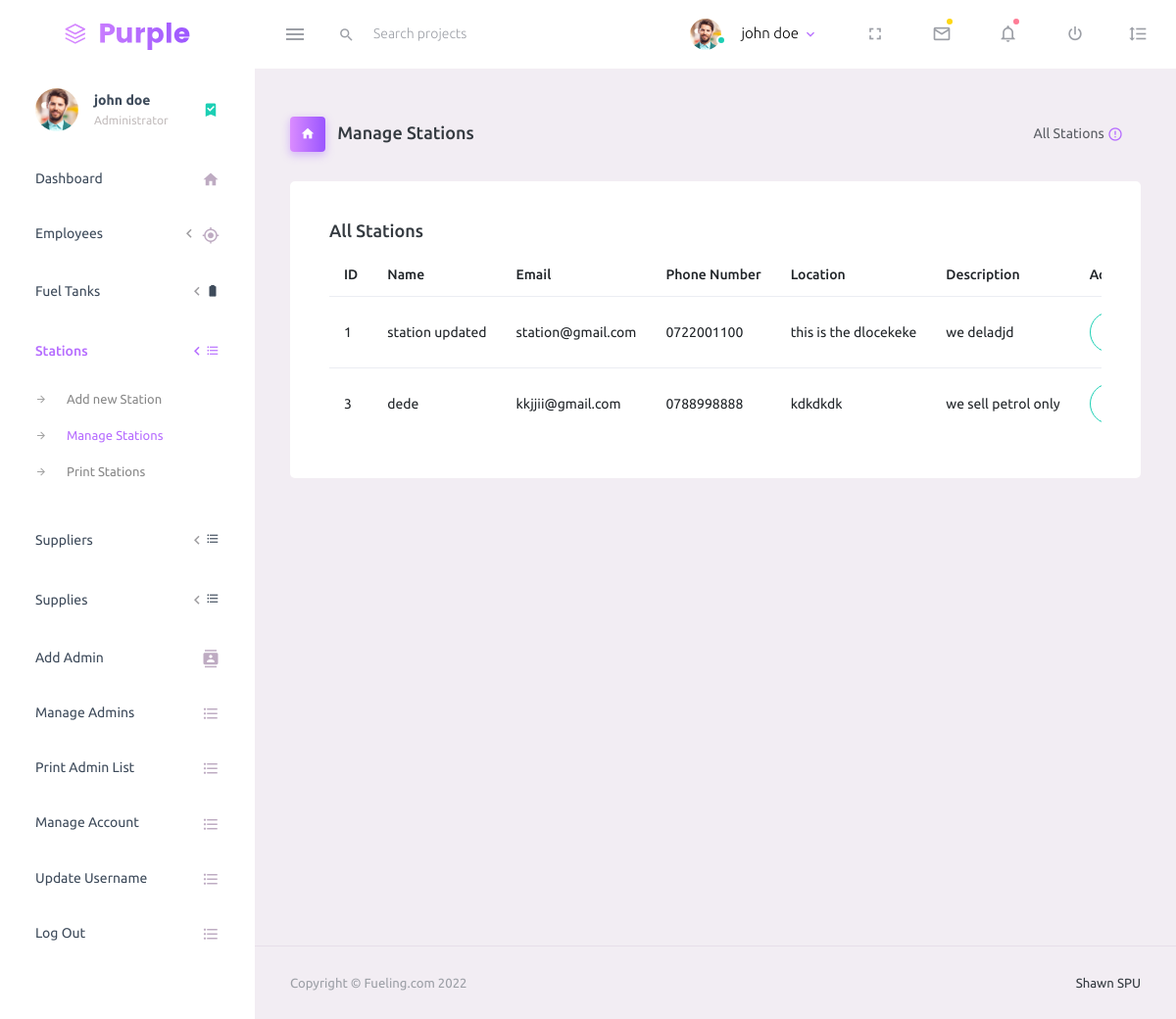
The app's page /admin/manage-stations.php (signed in) with its own data.
### tables this page shows
CREATE TABLE `stations` (
  `station_id` int NOT NULL,
  `station_email` varchar(50) NOT NULL,
  `station_mobile` varchar(50) NOT NULL,
  `station_desc` varchar(50) NOT NULL,
  `station_name` varchar(50) NOT NULL,
  `station_location` varchar(50) NOT NULL
);

### admin/admin-account.php (called while the page is built, shortened)
<?php
if (!isset($_SESSION['admin'])) {
    header('Location: ../login.php');
} else {
    include '../db-conection.php';
    $email = $_SESSION['admin'];
    $checkemail = "SELECT *  FROM `login` WHERE `login_username`= '$email' ";
    $queryemail = mysqli_query($conn, $checkemail);
    $checkemailrows = mysqli_num_rows($queryemail);
    if ($checkemailrows >= 1) {
        while ($fetch = mysqli_fetch_assoc($queryemail)) {
            $memberid = $fetch['login_admin'];
            global $memberid;
            $checkclient = "SELECT *  FROM `admin` WHERE `admin_id`= '$memberid'";
            $queryemail = mysqli_query($conn, $checkclient);
            $checkclientrows = mysqli_num_rows($queryemail);
            if ($checkclientrows >= 1) {
                while ($fetchclient = mysqli_fetch_assoc($queryemail)) {
                    $globalmembername = $fetchclient['admin_full_names'];
                }
            }
            global $memberid;
        }
    }
}
?>

### admin/manage-stations.php (the view, shortened to what this page needs)
<?php
require'admin-account.php';
?>
<!DOCTYPE html>
<html lang="en">
<head>
    <link rel="stylesheet" href="assets/vendors/mdi/css/materialdesignicons.min.css">
    <link rel="stylesheet" href="assets/vendors/css/vendor.bundle.base.css">
    <link rel="stylesheet" href="assets/css/style.css">
</head>
<body>
    <div class="container-scroller">
        <?php include 'topbar.php'; ?>
        <div class="container-fluid page-body-wrapper">
            <?php include 'sidebar.php'; ?>
            <div class="main-panel">
                <div class="content-wrapper">
                    <div class="page-header">
                        <h3 class="page-title">
                            <span class="page-title-icon bg-gradient-primary text-white mr-2">
                                <i class="mdi mdi-home"></i>
                            </span> Manage Stations
                        </h3>
                        <nav aria-label="breadcrumb">
                            <ul class="breadcrumb">
                                <li class="breadcrumb-item active" aria-current="page">
                                    <span></span>All Stations <i
                                        class="mdi mdi-alert-circle-outline icon-sm text-primary align-middle"></i>
                                </li>
                            </ul>
                        </nav>
                    </div>
                    <div class="row">
                        <div class="col-12 grid-margin">
                            <div class="card">
                                <div class="card-body">
                                    <h4 class="card-title">All Stations</h4>
                                    <div class="table-responsive">
                                        <table class="table">
                                            <thead>
                                                <tr>
                                                    <th> ID </th>
                                                    <th> Name </th>
                                                    <th> Email </th>
                                                    <th> Phone Number </th>
                                                    <th> Location </th>
                                                    <th>Description</th>
                                                    <th>Action</th>
                                                </tr>
                                            </thead>
                                            <tbody>
                                                <?php
                                                include '../db-conection.php';
                                                $bookingplans = "SELECT * FROM `stations`";
                                                $querybookingsplans = mysqli_query($conn, $bookingplans);
                                                $bookingsplansrows = mysqli_num_rows($querybookingsplans);
                                                if ($bookingsplansrows >= 1) {
                                                    while ($fetch  = mysqli_fetch_assoc($querybookingsplans)) {
                                                        $id = $fetch['station_id'];
                                                        $email = $fetch['station_email'];
                                                        $name = $fetch['station_name'];
                                                        $phone = $fetch['station_mobile'];
                                                        $description = $fetch['station_desc'];
                                                        $location = $fetch['station_location'];
                                                        echo "
                                                            <tr>
                                                                <td>$id</td>
                                                                <td>$name</td>
                                                                <td>$email</td>
                                                                <td>$phone</td>
                                                                <td>$location</td>
                                                                <td>$description</td>
                                                                <td>
                                                                <a href='edit-station.php?station=$id'> <button   class='btn btn-outline-success btn-rounded btn-icon'>
                                                                <i class='mdi mdi-bullseye'></i>
                                                              </button> </a>
                                                              <a href='delete-station.php?station=$id'> <button class='btn btn-outline-danger btn-rounded btn-icon'>
                                                                <i class='mdi mdi-recycle'></i>
                                                              </button>
                                                              </a>
                                                                </td>
                                </tr>";
                                                    }
                                                }
                                                ?>
                                            </tbody>
                                        </table>
                                    </div>
                                </div>
                            </div>
                        </div>
                    </div>
                </div>
                <footer class="footer">
                    <div class="container-fluid clearfix">
                        <span class="text-muted d-block text-center text-sm-left d-sm-inline-block">Copyright ©
                            Fueling.com 2022</span>
                        <span class="float-none float-sm-right d-block mt-1 mt-sm-0 text-center"> Shawn <a href="£"></a>
                            SPU</span>
                    </div>
                </footer>
            </div>
        </div>
    </div>
</body>
</html>

### admin/topbar.php (shortened to what this page needs)
<nav class="navbar default-layout-navbar col-lg-12 col-12 p-0 fixed-top d-flex flex-row">
    <div class="text-center navbar-brand-wrapper d-flex align-items-center justify-content-center">
        <a class="navbar-brand brand-logo" href="dashboard.php"><img src="assets/images/logo.svg" alt="logo" /></a>
    </div>
    <div class="navbar-menu-wrapper d-flex align-items-stretch">
        <button class="navbar-toggler navbar-toggler align-self-center" type="button" data-toggle="minimize">
            <span class="mdi mdi-menu"></span>
        </button>
        <div class="search-field d-none d-md-block">
            <form class="d-flex align-items-center h-100" action="#">
                <div class="input-group">
                    <div class="input-group-prepend bg-transparent">
                        <i class="input-group-text border-0 mdi mdi-magnify"></i>
                    </div>
                    <input type="text" class="form-control bg-transparent border-0" placeholder="Search projects">
                </div>
            </form>
        </div>
        <ul class="navbar-nav navbar-nav-right">
            <li class="nav-item nav-profile dropdown">
                <a class="nav-link dropdown-toggle" id="profileDropdown" href="#" data-toggle="dropdown"
                    aria-expanded="false">
                    <div class="nav-profile-img">
                        <img src="assets/images/faces/face1.jpg" alt="image">
                        <span class="availability-status online"></span>
                    </div>
                    <div class="nav-profile-text">
                        <p class="mb-1 text-black"><?php echo $globalmembername; ?></p>
                    </div>
                </a>
            </li>
            <li class="nav-item d-none d-lg-block full-screen-link">
                <a class="nav-link">
                    <i class="mdi mdi-fullscreen" id="fullscreen-button"></i>
                </a>
            </li>
            <li class="nav-item dropdown">
                <a class="nav-link count-indicator dropdown-toggle" id="messageDropdown" href="#" data-toggle="dropdown"
                    aria-expanded="false">
                    <i class="mdi mdi-email-outline"></i>
                    <span class="count-symbol bg-warning"></span>
                </a>
            </li>
            <li class="nav-item dropdown">
                <a class="nav-link count-indicator dropdown-toggle" id="notificationDropdown" href="#"
                    data-toggle="dropdown">
                    <i class="mdi mdi-bell-outline"></i>
                    <span class="count-symbol bg-danger"></span>
                </a>
            </li>
            <li class="nav-item nav-logout d-none d-lg-block">
                <a class="nav-link" href="#">
                    <i class="mdi mdi-power"></i>
                </a>
            </li>
            <li class="nav-item nav-settings d-none d-lg-block">
                <a class="nav-link" href="#">
                    <i class="mdi mdi-format-line-spacing"></i>
                </a>
            </li>
        </ul>
    </div>
</nav>

### admin/sidebar.php (shortened to what this page needs)
<nav class="sidebar sidebar-offcanvas" id="sidebar">
    <ul class="nav">
        <li class="nav-item nav-profile">
            <a href="#" class="nav-link">
                <div class="nav-profile-image">
                    <img src="assets/images/faces/face1.jpg" alt="profile">
                </div>
                <div class="nav-profile-text d-flex flex-column">
                    <span class="font-weight-bold mb-2"><?php echo $globalmembername; ?></span>
                    <span class="text-secondary text-small">Administrator</span>
                </div>
                <i class="mdi mdi-bookmark-check text-success nav-profile-badge"></i>
            </a>
        </li>
        <li class="nav-item">
            <a class="nav-link" href="dashboard.php">
                <span class="menu-title">Dashboard</span>
                <i class="mdi mdi-home menu-icon"></i>
            </a>
        </li>
        <li class="nav-item">
            <a class="nav-link" data-toggle="collapse" href="#ui-basic" aria-expanded="false" aria-controls="ui-basic">
                <span class="menu-title">Employees</span>
                <i class="menu-arrow"></i>
                <i class="mdi mdi-crosshairs-gps menu-icon"></i>
            </a>
        </li>
        <li class="nav-item">
            <a class="nav-link" data-toggle="collapse" href="#ui-basic-tanks" aria-expanded="false"
                aria-controls="ui-basic-tanks">
                <span class="menu-title">Fuel Tanks</span>
                <i class="menu-arrow"></i>
                <i class="mdi mdi-battery"></i>
            </a>
        </li>
        <li class="nav-item">
            <a class="nav-link" data-toggle="collapse" href="#ui-basic-invent" aria-expanded="false"
                aria-controls="ui-basic-invent">
                <span class="menu-title">Stations</span>
                <i class="menu-arrow"></i>
                <i class="mdi mdi-format-list-bulleted"></i>
            </a>
            <div class="collapse" id="ui-basic-invent">
                <ul class="nav flex-column sub-menu">
                    <li class="nav-item"> <a class="nav-link" href="add-station.php">Add new
                            Station</a></li>
                    <li class="nav-item"> <a class="nav-link" href="manage-stations.php">Manage
                            Stations</a>
                    </li>
                    <li class="nav-item"> <a class="nav-link" href="print-stations.php">Print
                            Stations</a>
                    </li>
                </ul>
            </div>
        </li>
        <li class="nav-item">
            <a class="nav-link" data-toggle="collapse" href="#ui-basic-supplier" aria-expanded="false"
                aria-controls="ui-basic-supplier">
                <span class="menu-title">Suppliers</span>
                <i class="menu-arrow"></i>
                <i class="mdi mdi-format-list-bulleted"></i>
            </a>
        </li>
        <li class="nav-item">
            <a class="nav-link" data-toggle="collapse" href="#ui-basic-supplies" aria-expanded="false"
                aria-controls="ui-basic-supplies">
                <span class="menu-title">Supplies</span>
                <i class="menu-arrow"></i>
                <i class="mdi mdi-format-list-bulleted"></i>
            </a>
        </li>
        <li class="nav-item">
            <a class="nav-link" href="add-admin.php">
                <span class="menu-title">Add Admin</span>
                <i class="mdi mdi-contacts menu-icon"></i>
            </a>
        </li>
        <li class="nav-item">
            <a class="nav-link" href="manage-admins.php">
                <span class="menu-title">Manage Admins</span>
                <i class="mdi mdi-format-list-bulleted menu-icon"></i>
            </a>
        </li>
        <li class="nav-item">
            <a class="nav-link" href="print-admins.php">
                <span class="menu-title">Print Admin List</span>
                <i class="mdi mdi-format-list-bulleted menu-icon"></i>
            </a>
        </li>
        <li class="nav-item">
            <a class="nav-link" href="manage-account.php">
                <span class="menu-title">Manage Account</span>
                <i class="mdi mdi-format-list-bulleted menu-icon"></i>
            </a>
        </li>
        <li class="nav-item">
            <a class="nav-link" href="manage-username.php">
                <span class="menu-title">Update Username</span>
                <i class="mdi mdi-format-list-bulleted menu-icon"></i>
            </a>
        </li>
        <li class="nav-item">
            <a class="nav-link" href="logout.php">
                <span class="menu-title">Log Out</span>
                <i class="mdi mdi-format-list-bulleted menu-icon"></i>
            </a>
        </li>
    </ul>
</nav>

### records on screen
stations: station_id "1", station_name "station updated", station_email "station@gmail.com", station_mobile "0722001100", station_location "this is the dlocekeke", station_desc "we deladjd"
stations: station_id "3", station_name "dede", station_email "kkjjii@gmail.com", station_mobile "0788998888", station_location "kdkdkdk", station_desc "we sell petrol only"

### other values on screen
$globalmembername "john doe"
